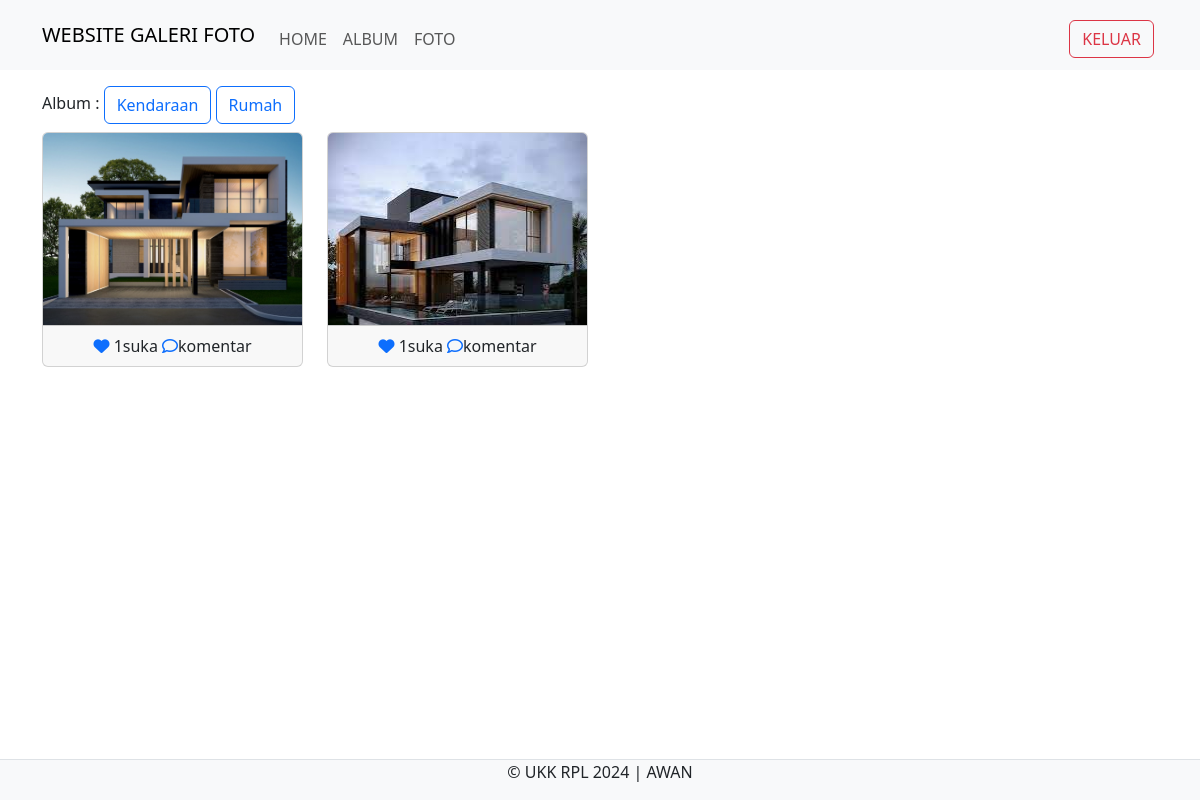
Page /assets/admin/home.php?albumid=18 (signed in) on the committed database.
### tables this page shows
CREATE TABLE `album` (
  `albumid` int(11) NOT NULL,
  `namaalbum` varchar(255) NOT NULL,
  `deskripsi` text NOT NULL,
  `tanggaldibuat` date NOT NULL,
  `userid` int(11) NOT NULL
);

CREATE TABLE `foto` (
  `fotoid` int(11) NOT NULL,
  `judulfoto` varchar(255) NOT NULL,
  `deskripsifoto` text NOT NULL,
  `tanggalunggah` date NOT NULL,
  `lokasifile` varchar(225) NOT NULL,
  `albumid` int(11) NOT NULL,
  `userid` int(11) NOT NULL
);

### assets/admin/home.php (the view, shortened to what this page needs)
<?php
include '../config/koneksi.php';
$userid = $_SESSION['userid'];
?>
<!DOCTYPE html>
<html>
<head>
	<link rel="stylesheet" type="text/css" href="../assets/css/bootstrap.min.css">
 <link rel="stylesheet" href="https://cdnjs.cloudflare.com/ajax/libs/font-awesome/6.5.1/css/all.min.css"/>
</head>
<body  class="bg-image">
  <nav class="navbar navbar-expand-lg bg-body-tertiary">
    <div class="container">
      <a class="navbar-brand" href="index.php">WEBSITE GALERI FOTO</a>
      <div class="collapse navbar-collapse mt-2" id="navbarNavAltMarkup">
        <div class="navbar-nav me-auto">
          <a href="home.php" class="nav-link">HOME</a>
          <a href="album.php" class="nav-link">ALBUM</a>
          <a href="foto.php" class="nav-link">FOTO</a>
        </div>
        <a href="../config/aksi_logout.php" class="btn btn-outline-danger m-1">KELUAR</a>
      </div>
    </div>
  </nav>
  <div class="container mt-3">
    Album :
    <?php
    $album = mysqli_query($koneksi, "SELECT * FROM album WHERE userid='$userid'");
    while($row = mysqli_fetch_array($album)){ ?>
      <a href="home.php?albumid=<?php echo $row['albumid'] ?>" class="btn btn-outline-primary"><?php echo $row['namaalbum'] ?></a>
    <?php } ?>
    <div class="row">
<?php
if (isset($_GET['albumid'])){
$albumid = $_GET['albumid'];
$query = mysqli_query($koneksi, "SELECT * FROM foto WHERE userid='$userid' AND albumid='$albumid'");
while($data = mysqli_fetch_array($query)){ ?>
<div class="col-md-3 mt-2">
          <div class="card">
            <img style="height: 12rem;" src="../assets/img/<?php echo $data['lokasifile'] ?>" class="card-img-top" title="assets/img/<?php echo $data['judulfoto'] ?>">
            <div class="card-footer text-center">
              <?php
              $fotoid = $data['fotoid'];
              $ceksuka = mysqli_query($koneksi, "SELECT * FROM likefoto WHERE fotoid='$fotoid' AND userid='$userid'");
              if (mysqli_num_rows($ceksuka) == 1) { ?>
                <a href="../config/proses_like.php?fotoid=<?php echo $data['fotoid']?>" type="submit" name="batalsuka"><i class="fa fa-heart"></i></a>
              <?php }else{ ?>
                <a href="../config/proses_like.php?fotoid=<?php echo $data['fotoid']?>" type="submit" name="suka"><i class="fa-regular fa-heart"></i></a>
              <?php }
              $like = mysqli_query($koneksi, "SELECT * FROM likefoto WHERE fotoid='$fotoid'");
              echo mysqli_num_rows($like). 'suka';
              ?>
              <a href=""><i class="fa-regular fa-comment"></i></a>komentar
            </div>
          </div>
        </div>
<?php } }else{
      $query = mysqli_query($koneksi, "SELECT * FROM foto WHERE userid='$userid'");
      while($data = mysqli_fetch_array($query)){
        ?>
        <div class="col-md-3 mt-2">
          <div class="card">
            <img style="height: 12rem;" src="../assets/img/<?php echo $data['lokasifile'] ?>" class="card-img-top" title="assets/img/<?php echo $data['judulfoto'] ?>">
            <div class="card-footer text-center">
              <?php
              $fotoid = $data['fotoid'];
              $ceksuka = mysqli_query($koneksi, "SELECT * FROM likefoto WHERE fotoid='$fotoid' AND userid='$userid'");
              if (mysqli_num_rows($ceksuka) == 1) { ?>
                <a href="../config/proses_like.php?fotoid=<?php echo $data['fotoid']?>" type="submit" name="batalsuka"><i class="fa fa-heart"></i></a>
              <?php }else{ ?>
                <a href="../config/proses_like.php?fotoid=<?php echo $data['fotoid']?>" type="submit" name="suka"><i class="fa-regular fa-heart"></i></a>
              <?php }
              $like = mysqli_query($koneksi, "SELECT * FROM likefoto WHERE fotoid='$fotoid'");
              echo mysqli_num_rows($like). 'suka';
              ?>
              <a href=""><i class="fa-regular fa-comment"></i></a> komentar
            </div>
          </div>
        </div>
      <?php } } ?>
    </div>
  </div>
  <footer class="d-flex justify-content-center border-top mt-3 bg-light fixed-bottom">
   <p>&copy; UKK RPL 2024 | AWAN</p>
 </footer>
</body>
</html>

### assets/admin/home.php (style rules this page uses)
.bg-image { background-image: url('background'); background-size: cover; height: 100vh; }

### rows in the picture
album: namaalbum "Kendaraan"
album: namaalbum "Rumah"
foto: lokasifile (picture), mysqli_num_rows($like) "1"
foto: lokasifile (picture), mysqli_num_rows($like) "1"
